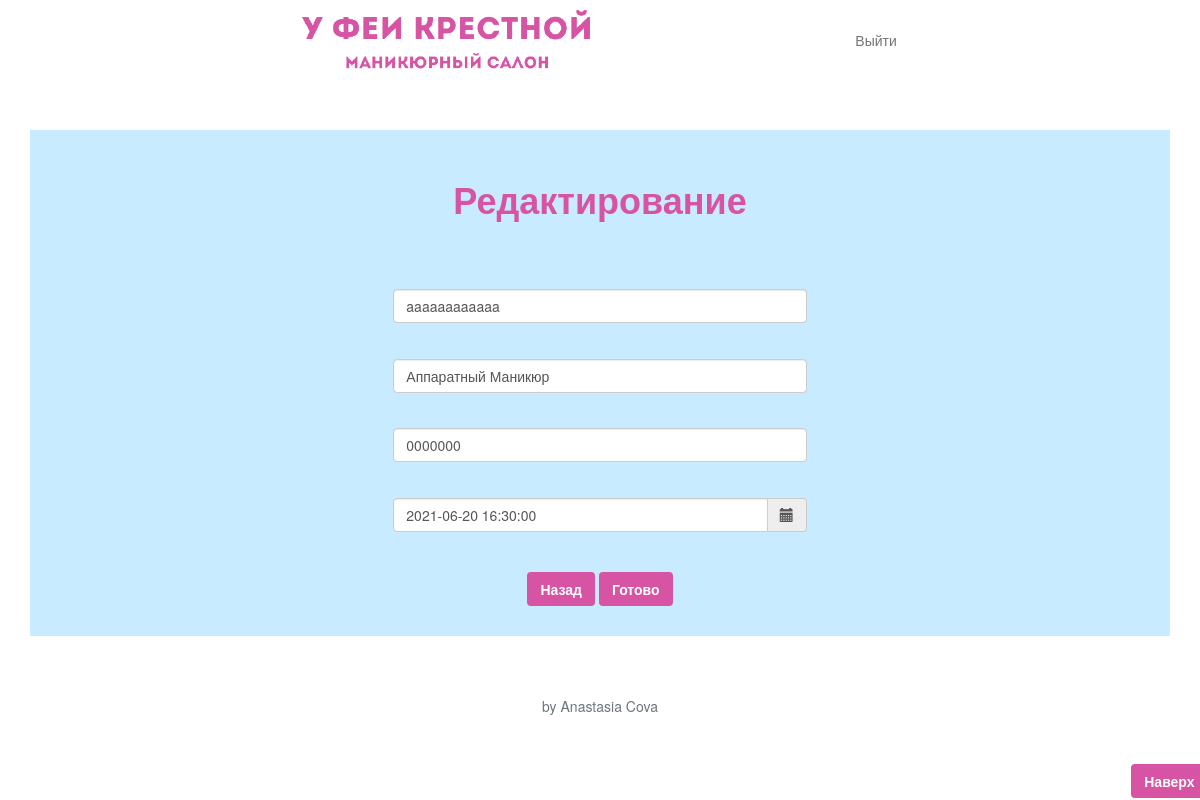
/user/editord/1, run on an earlier commit of the app's database.
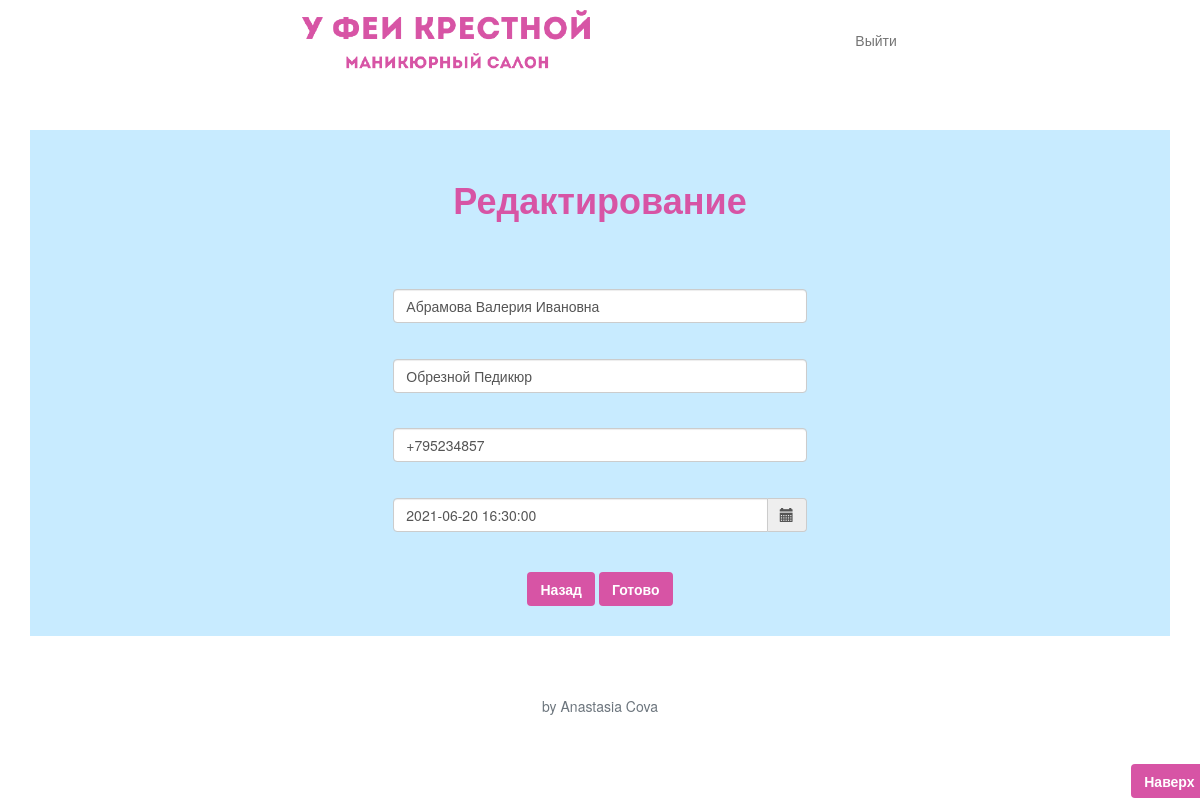
And on a later commit of the database.
### main/models.py (models this page shows, shortened)
class Order(models.Model):
    fullname = models.CharField(max_length=50)
    pricelist = models.ForeignKey(PriceList, related_name='orderpricelist', on_delete=models.CASCADE, default="1")
    phone = models.CharField(max_length=50)
    data = models.DateTimeField(auto_now=False)

### user/views.py (the view)
# urls.py: path('editord/<int:id>', views.EditOrd, name = 'editord'),
def EditOrd(request, id):
    obj = Order.objects.get(id=id)
    if request.method == 'POST':
        form = EditOrdForm(request.POST, instance = obj)
        if form.is_valid():
            form.save()
            return redirect('ord')
    dict = {
        'obj': obj,
        'form': EditOrdForm(instance = obj),
    }
    return render(request, 'user/editord.html', context=dict)

### user/forms.py
class EditOrdForm(ModelForm):
    class Meta:
        model = Order
        fields = ('fullname', 'pricelist', 'phone', 'data')
        widgets = {
            'fullname': TextInput(attrs={
                'class': 'form-control',
                'placeholder': 'ФИО'
            }),
            'pricelist': Select(attrs={
                'class': 'form-control',
                'placeholder': 'Услуга'
            }),
            'phone': TextInput(attrs={
                'class': 'form-control',
                'placeholder': 'Телефон'
            }),
            'data': DateTimeInput(attrs={
                'class': 'form-control',
                'placeholder': 'Дата и время'
            }),
        }

### main/models.py (called while the page is built)
    def __str__(self):
        return f'{self.name.title()}'

### user/templates/user/editord.html (shortened to what this page needs)
{% extends "user/layout.html" %}
{% block content  %}
<head>
  <link rel="stylesheet" href="https://maxcdn.bootstrapcdn.com/bootstrap/3.4.1/css/bootstrap.min.css">
    <link rel="stylesheet" href="https://cdnjs.cloudflare.com/ajax/libs/bootstrap-datetimepicker/4.17.47/css/bootstrap-datetimepicker.css">
</head>
<body>
<main class="container">
{% load static %}
  <section class="py-5 text-center">
    <div class="row py-lg-5" style="background-color: #c8ebff;">
      <div class="col-lg-6 col-md-8 mx-auto">
        <h1 class="fw-bold text-color">Редактирование</h1>
      </div>
    </div>
    <div class="row py-lg-5 text-dark" style="background-color: #c8ebff; ">
      <div class="col-lg-8 mx-auto">
        <form method="post">
            <div class="row justify-content-center">
                <div class="col-md-7">
                    {{ form.fullname }}
                    <h5>&nbsp;</h5>
                    {{ form.pricelist }}
                    <h5>&nbsp;</h5>
                    {{ form.phone }}
                    <h5>&nbsp;</h5>
                    <div class="form-group">
                        <div class='input-group date text-dark' id='datetimepicker2'>
                            {{ form.data }}
                            <span class="input-group-addon">
                                    <span class="glyphicon glyphicon-calendar"></span>
                            </span>
                        </div>
                    </div>
                    <h5>&nbsp;</h5>
                </div>
            </div>
            <div class="row justify-content-center">
                <div class="col-md-6 text-center align-self-center">
                    <a href="/user/ord" class="btn btn-pink fw-bold">Назад</a>
                    <button class="btn btn-pink fw-bold" type="submit">Готово</button>
                </div>
            </div>
        </form>
      </div>
    </div>
  </section>
</main>
</body>
{% endblock %}

What changed in the data, as far as the page shows it:
changed Order: fullname "aaaaaaaaaaaa" → "Абрамова Валерия Ивановна"; pricelist "Аппаратный Маникюр" → "Обрезной Педикюр"; phone "0000000" → "+795234857"
